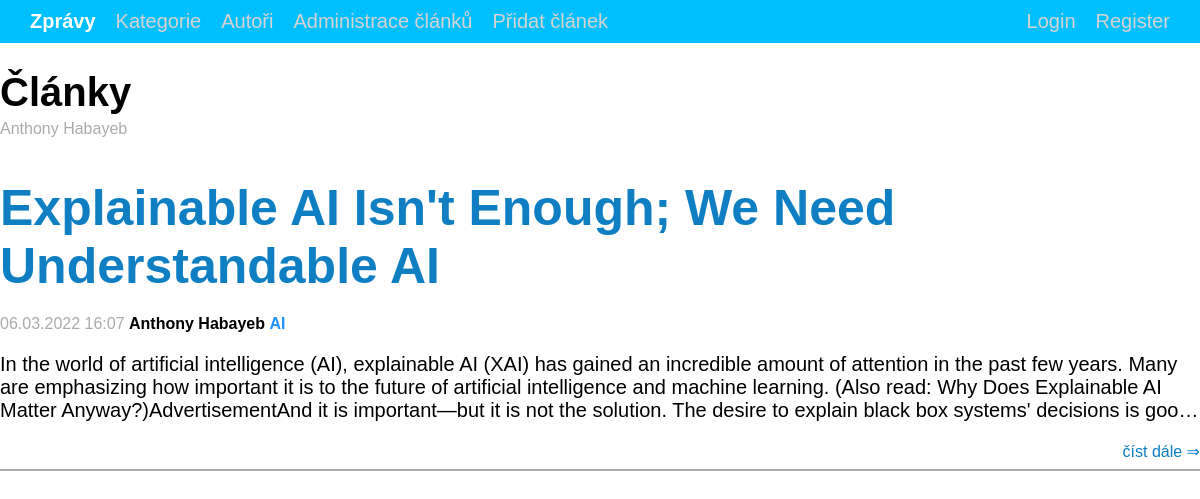
Screenshot of /index.php?autor=2 with the database file from the repository.
### tables this page shows
CREATE TABLE `clanek` (
  `id` int(10) UNSIGNED NOT NULL AUTO_INCREMENT,
  `id_kategorie` int(11) UNSIGNED NOT NULL,
  `id_autor` int(11) UNSIGNED NOT NULL,
  `tittle` varchar(200) NOT NULL,
  `text` text NOT NULL,
  `datum` datetime NOT NULL,
  `image` varchar(400) NOT NULL,
  `public` tinyint(1) NOT NULL,
   PRIMARY  KEY(id)
);

CREATE TABLE `kategorie` (
  `id` int(10) UNSIGNED NOT NULL AUTO_INCREMENT,
  `name` varchar(50) NOT NULL,
  `image` varchar(400) NOT NULL,
  PRIMARY  KEY(id)
);

### model/database.php (called while the page is built, shortened)
<?php
class Database
{
    protected $conn;
    public function __construct()
    {
        $this->conn = new PDO('mysql:host=' . self::HOST . ';dbname=' . self::DBNAME, self::USER, self::PASSWORD, [
            PDO::ATTR_ERRMODE => PDO::ERRMODE_EXCEPTION,
        ]);
        $this->conn->query('SET NAMES utf8');
    }
    public function select($sql, $params = [])
    {
        $stmt = $this->execute($sql, $params);
        return $stmt->fetchAll();
    }
    protected function execute($sql, $params = []){
        $stmt = $this->conn->prepare($sql);
        $stmt->execute($params);
        return $stmt;
    }
}

### index.php (the view, shortened to what this page needs)
<?php
require_once "model/database.php";
$db = new Database();
if(isset($_GET['kategorie'])){
    $sql = "select c.id, k.name, Concat(a.name, ' ', a.surname) as autorName, c.tittle, c.text, c.datum, k.id as katid, a.id as autid
        from clanek c inner join autor a on c.id_autor = a.id inner join kategorie k on k.id = c.id_kategorie
        where c.public = 1 and k.id = :id ";
    $params = [
        ':id' => $_GET['kategorie'],
    ];
    $articles = $db->select($sql,$params);
    if(Count($articles)>0){
        $subhead = $articles[0]['name'];
    }
    else{
        $subhead = "žádné články v této kategorie.";
    }
}
elseif (isset($_GET['autor'])){
    $sql = "select c.id, k.name, Concat(a.name, ' ', a.surname) as autorName, c.tittle, c.text, c.datum, k.id as katid, a.id as autid
        from clanek c inner join autor a on c.id_autor = a.id inner join kategorie k on k.id = c.id_kategorie
        where c.public = 1 and a.id = :id ";
    $params = [
        ':id' => $_GET['autor'],
    ];
    $articles = $db->select($sql,$params);
    if(Count($articles)>0){
        $subhead = $articles[0]['autorName'];
    }
    else{
        $subhead = "žádné články od tohoto autora.";
    }
}
?>
<!doctype html>
<html lang="en">
<head>
    <link rel="stylesheet" href="style.css">
</head>
<body>
<?php
require_once 'header.php';
?>
<main>
    <h1>Články</h1>
    <span class="subhead"><?=$subhead?></span>
    <?php foreach ($articles as $a): ?>
    <div class="article">
        <a href="ArticleDetail.php?id=<?= $a['id']?>"><h2><?= $a['tittle'] ?></h2></a>
        <span class="date"><?php $date = new DateTime($a['datum']);
            echo date_format($date, 'd.m.Y H:i'); ?></span>
        <a href="index.php?autor=<?=$a['autid']?>" class="autor"><?= $a['autorName'] ?></a>
        <a href="index.php?kategorie=<?=$a['katid']?>" class="kategorie"><?=$a['name']?></a>
        <?php
            $str = strip_tags($a['text']);
        ?>
        <p class="paragraph"><?=$str?></p>
        <div class="continue_reading">
        <a href="ArticleDetail.php?id=<?= $a['id']?>">číst dále &rArr;</a>
        </div>
    </div>
        <hr>
    <?php endforeach; ?>
</main>
</body>
</html>

### style.css (style rules this page uses)
body { font-family: sans-serif; max-width: 1600px; margin: 0 auto; }
main { max-width: 1400px; margin: 0 auto; }
h1 { font-size: 40px; margin-bottom: 5px; }
.subhead { color: #ababab; }
h2 { font-size: 50px; color: #0f7ec2; margin-bottom: 20px; }
hr { border: solid 1px darkgrey; }
a { text-decoration: none; }
.date { color: #ababab; }
.autor { color: black; font-weight: bold; text-decoration: none; }
.kategorie { color: dodgerblue; font-weight: bold; text-decoration: none; }
.paragraph { overflow: hidden; text-overflow: ellipsis; display: -webkit-box; -webkit-box-orient: vertical; -webkit-line-clamp: 3; font-size: 20px; }
.continue_reading { text-align: right; }
.continue_reading a { color: #0f7ec2; text-decoration: none; }

### rows the page displays
clanek: tittle "Explainable AI Isn't Enough; We Need Understandable AI", datum "06.03.2022 16:07", autorName "Anthony Habayeb", id_kategorie.name "AI", text "In the world of artificial intelligence (AI), explainable AI (XAI) has gained an incredible amount of attention in the past few years. Many are emphasizing how important it is to the future of artificial intelligence and machine learning. (Also read: Why Does Explainable AI Matter Anyway?)AdvertisementAnd it is important—but it is not the solution. The desire to explain black box systems' decisions is…"

### other values shown
$subhead "Anthony Habayeb"
